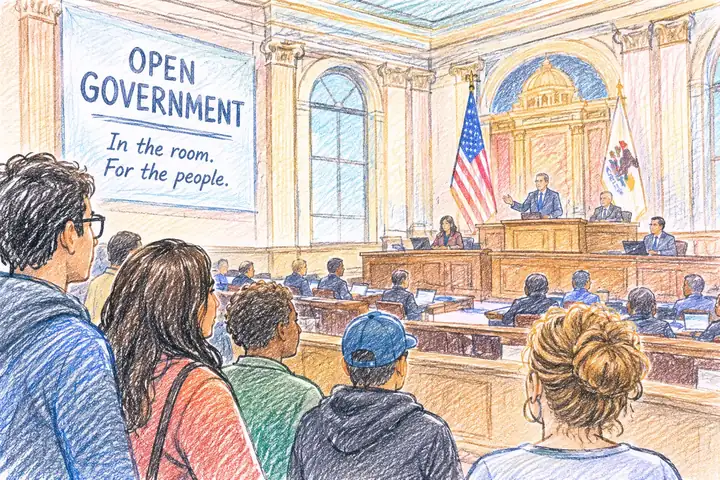
#> input picture site/assets/hearing-room.webp, 720 x 480 px
$ python sketch_doodles.py
#> lines starting #> are read from the running program, lines starting #| are printed output that depends on the picture
#!/usr/bin/env python3
"""Draw the page's pencil art (site/assets/):

* sketch-pencil.svg: a sharpened pencil, lying at an angle: a still line drawing
  the page uses as a CSS mask filled with its graphite colour, so it follows the theme.
* hearing-room-lines.webp: the pencil lines of the coloured hearing-room drawing
  (hearing-room.webp), for the "drawn in real time" animation by 01 Pick a place:
  the lines are drawn first, then the colour fills in. Made with the classic
  pencil-sketch filter: grey, inverted, blurred, then colour-dodged back over the grey.

Re-run after changing a shape or the drawing: python3 scripts/sketch_doodles.py
(needs Pillow and numpy).
"""
from pathlib import Path

OUT = Path(__file__).resolve().parent.parent / "site" / "assets"


def pencil(w=260, h=70):
    """A hexagonal pencil, tip to the left: body facets, the sharpened cone and lead, ferrule and eraser."""
#> called with w = 260, h = 70
    top, mid, bot = 18, 33, 48
    x0, x1 = 64, 214                  # where the cone meets the body; body ends at the ferrule
    paths = [
        (f"M{x0} {top} L{x1} {top} M{x0} {bot} L{x1} {bot}", 1.6),
        (f"M{x0} {mid - 5} L{x1} {mid - 5} M{x0} {mid + 5} L{x1} {mid + 5}", 0.7),     # facet edges
        (f"M{x0} {top} L22 {mid} L{x0} {bot}", 1.4),                                  # the cone
        (f"M{x0} {top} Q{x0 - 6} {mid - 8} {x0 - 2} {mid - 4} Q{x0 - 8} {mid + 4} {x0} {bot}", 0.8),  # shaved wood edge
        ("M22 33 L36 27.5 L36 38.5 Z", 1.2),                                          # lead
        (f"M{x1} {top - 1} L{x1} {bot + 1} M{x1 + 6} {top - 1} L{x1 + 6} {bot + 1} M{x1 + 12} {top - 1} L{x1 + 12} {bot + 1}", 0.9),
        (f"M{x1 + 12} {top + 1} Q{x1 + 32} {top + 1} {x1 + 32} {mid} Q{x1 + 32} {bot - 1} {x1 + 12} {bot - 1}", 1.5),  # eraser
    ]
    # Shading strokes along the lower facet.
    for k in range(18):
        x = x0 + 8 + k * 8
        paths.append((f"M{x} {bot - 1} L{x + 6} {mid + 6}", 0.5))
    return w, h, paths


def svg(w, h, paths):
    body = "".join(f'<path d="{d}" stroke-width="{sw}"/>' for d, sw in paths)
    return (f'<svg xmlns="http://www.w3.org/2000/svg" viewBox="0 0 {w} {h}" fill="none" stroke="#000" '
            f'stroke-linecap="round" stroke-linejoin="round">{body}</svg>\n')


def pencil_lines(src, dst):
    """The drawing's pencil lines: dodge the grey image with its blurred negative."""
    import numpy as np
    from PIL import Image, ImageFilter, ImageOps
    grey = ImageOps.grayscale(Image.open(src))
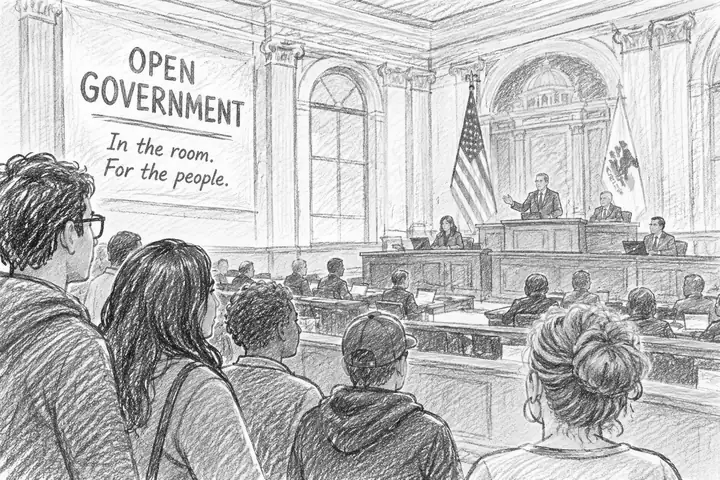
#> grey: PIL image 720x480 L; min 2, max 255, mean 188.7
    blur = ImageOps.invert(grey).filter(ImageFilter.GaussianBlur(6))
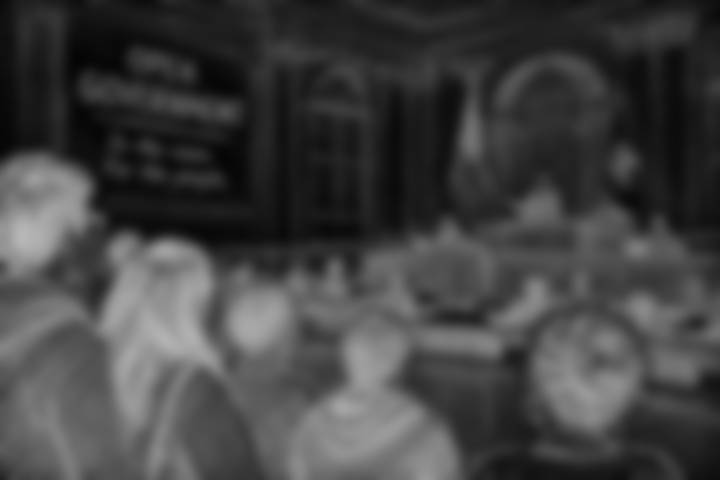
#> blur: PIL image 720x480 L; min 5, max 184, mean 66.3
    g = np.asarray(grey, dtype=np.float32)
    b = np.asarray(blur, dtype=np.float32)
    dodge = np.clip(g * 255.0 / np.maximum(255.0 - b, 1.0), 0, 255)
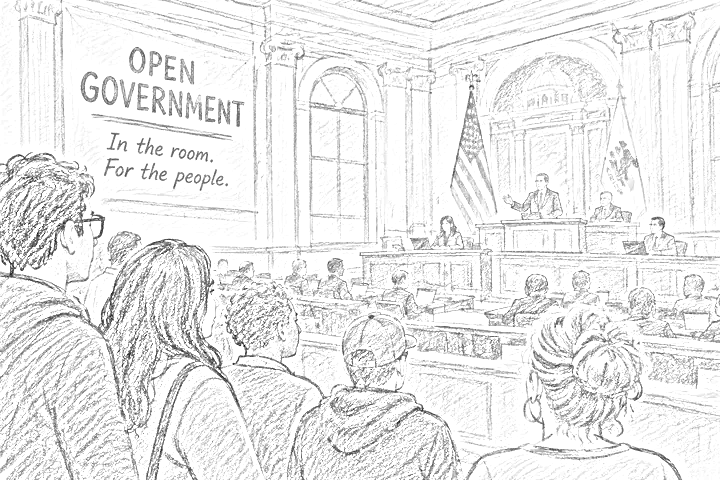
#> dodge: shape (480, 720) float32; min 4.29, max 255, mean 235.3
    # Darken the strokes a touch so they read at a small size, keep the paper white.
    out = 255 - np.clip((255 - dodge) * 1.6, 0, 255)
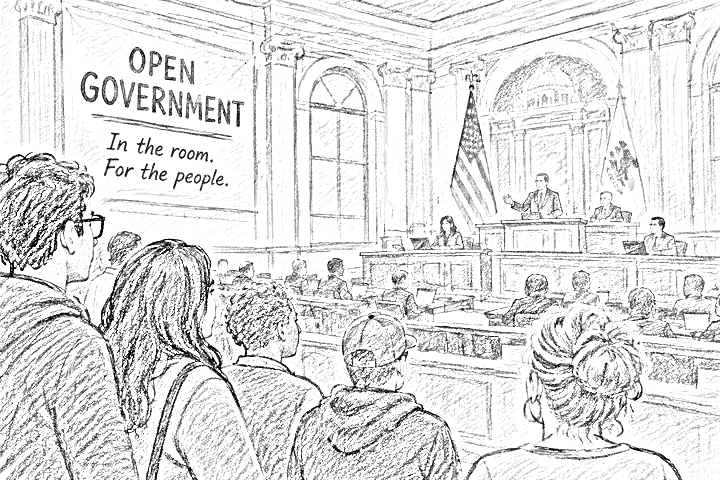
#> out: shape (480, 720) float32; min 0, max 255, mean 223.5
    Image.fromarray(out.astype(np.uint8)).save(dst, "WEBP", quality=50, method=6)


if __name__ == "__main__":
    (OUT / "sketch-pencil.svg").write_text(svg(*pencil()))
    pencil_lines(OUT / "hearing-room.webp", OUT / "hearing-room-lines.webp")
    for name in ("sketch-pencil.svg", "hearing-room.webp", "hearing-room-lines.webp"):
        print(name, (OUT / name).stat().st_size, "bytes")
